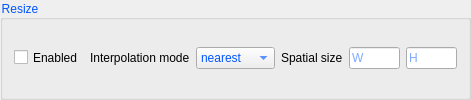
            <widget class="QGroupBox" name="groupBox_17">
             <property name="autoFillBackground">
              <bool>true</bool>
             </property>
             <property name="styleSheet">
              <string notr="true">color: rgb(0, 85, 255);</string>
             </property>
             <property name="title">
              <string>Resize</string>
             </property>
             <layout class="QGridLayout" name="gridLayout_18">
              <item row="0" column="5">
               <widget class="QLineEdit" name="resizeH">
                <property name="maximumSize">
                 <size>
                  <width>51</width>
                  <height>23</height>
                 </size>
                </property>
                <property name="styleSheet">
                 <string notr="true">color: rgb(0, 85, 255);</string>
                </property>
                <property name="text">
                 <string/>
                </property>
                <property name="placeholderText">
                 <string>H</string>
                </property>
               </widget>
              </item>
              <item row="0" column="2">
               <widget class="QComboBox" name="resizeInterpolationMode">
                <property name="maximumSize">
                 <size>
                  <width>79</width>
                  <height>23</height>
                 </size>
                </property>
                <property name="styleSheet">
                 <string notr="true">color: rgb(0, 85, 255);</string>
                </property>
                <property name="editable">
                 <bool>false</bool>
                </property>
                <property name="currentText">
                 <string>nearest</string>
                </property>
                <property name="placeholderText">
                 <string/>
                </property>
                <item>
                 <property name="text">
                  <string>nearest</string>
                 </property>
                </item>
                <item>
                 <property name="text">
                  <string>nearest-exact</string>
                 </property>
                </item>
                <item>
                 <property name="text">
                  <string>linear</string>
                 </property>
                </item>
                <item>
                 <property name="text">
                  <string>bilinear</string>
                 </property>
                </item>
                <item>
                 <property name="text">
                  <string>bicubic</string>
                 </property>
                </item>
                <item>
                 <property name="text">
                  <string>trilinear</string>
                 </property>
                </item>
                <item>
                 <property name="text">
                  <string>area</string>
                 </property>
                </item>
               </widget>
              </item>
              <item row="0" column="3">
               <widget class="QLabel" name="label_8">
                <property name="sizePolicy">
                 <sizepolicy hsizetype="Expanding" vsizetype="Preferred">
                  <horstretch>0</horstretch>
                  <verstretch>0</verstretch>
                 </sizepolicy>
                </property>
                <property name="maximumSize">
                 <size>
                  <width>121</width>
                  <height>16777215</height>
                 </size>
                </property>
                <property name="styleSheet">
                 <string notr="true">color: rgb(0, 0,0);</string>
                </property>
                <property name="text">
                 <string>Spatial size</string>
                </property>
               </widget>
              </item>
              <item row="0" column="1">
               <widget class="QLabel" name="label_6">
                <property name="maximumSize">
                 <size>
                  <width>121</width>
                  <height>16</height>
                 </size>
                </property>
                <property name="styleSheet">
                 <string notr="true">color: rgb(0, 0,0);</string>
                </property>
                <property name="text">
                 <string>Interpolation mode</string>
                </property>
               </widget>
              </item>
              <item row="0" column="0">
               <widget class="QCheckBox" name="resizeEnabled">
                <property name="maximumSize">
                 <size>
                  <width>85</width>
                  <height>21</height>
                 </size>
                </property>
                <property name="styleSheet">
                 <string notr="true">color: rgb(0, 0,0);</string>
                </property>
                <property name="text">
                 <string>Enabled</string>
                </property>
               </widget>
              </item>
              <item row="0" column="4">
               <widget class="QLineEdit" name="resizeW">
                <property name="maximumSize">
                 <size>
                  <width>51</width>
                  <height>23</height>
                 </size>
                </property>
                <property name="styleSheet">
                 <string notr="true">color: rgb(0, 85, 255);</string>
                </property>
                <property name="text">
                 <string/>
                </property>
                <property name="placeholderText">
                 <string>W</string>
                </property>
               </widget>
              </item>
             </layout>
            </widget>
